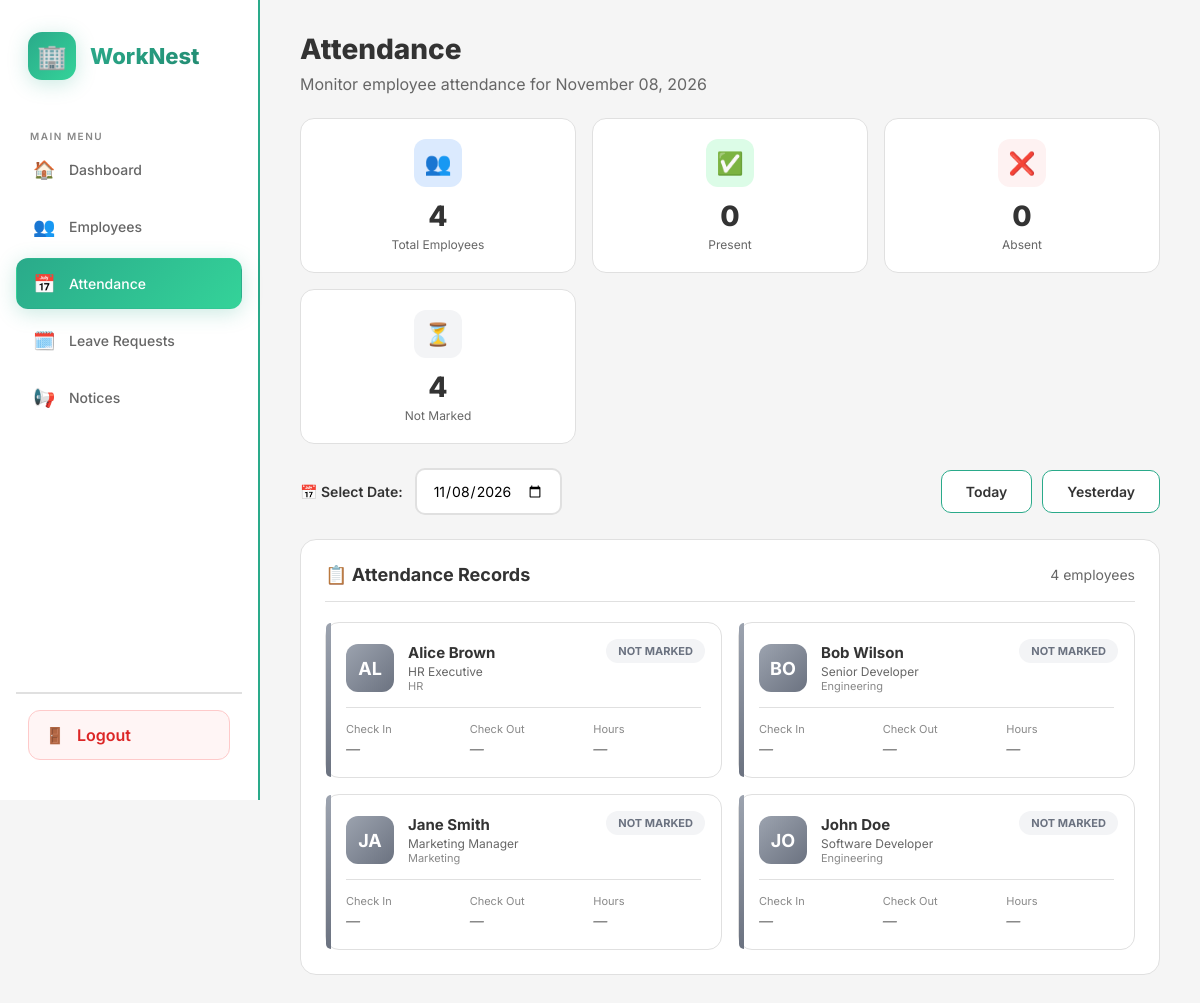
/admin/attendance/attendance.php (signed in), run on the app's committed database.
### tables this page shows
CREATE TABLE `users` (
    `id` INT(11) UNSIGNED NOT NULL AUTO_INCREMENT,
    `username` VARCHAR(100) NOT NULL,
    `email` VARCHAR(255) NOT NULL,
    `password` VARCHAR(255) NOT NULL,
    `role` ENUM('admin', 'employee') NOT NULL DEFAULT 'employee',
    `department` VARCHAR(100) DEFAULT NULL,
    `position` VARCHAR(100) DEFAULT NULL,
    `status` ENUM('active', 'inactive') NOT NULL DEFAULT 'active',
    `phone` VARCHAR(20) DEFAULT NULL,
    `address` TEXT DEFAULT NULL,
    `profile_image` VARCHAR(255) DEFAULT NULL,
    `date_of_joining` DATE DEFAULT NULL,
    `created_at` TIMESTAMP NOT NULL DEFAULT CURRENT_TIMESTAMP,
    `updated_at` TIMESTAMP NOT NULL DEFAULT CURRENT_TIMESTAMP ON UPDATE CURRENT_TIMESTAMP,
    PRIMARY KEY (`id`),
    UNIQUE KEY `unique_email` (`email`),
    INDEX `idx_users_role` (`role`),
    INDEX `idx_users_status` (`status`),
    INDEX `idx_users_department` (`department`)
);

### admin/attendance/attendance.php (the view, shortened to what this page needs)
<?php
$pdo = getPDO();
$selectedDate = $_GET['date'] ?? date('Y-m-d');
$stmt = $pdo->prepare("SELECT id, username, email, department, position FROM users WHERE role = 'employee' ORDER BY username");
$stmt->execute();
$employees = $stmt->fetchAll(PDO::FETCH_ASSOC);
$attendanceLookup = [];
$stmt = $pdo->prepare("
    SELECT
        COUNT(CASE WHEN status IN ('present', 'early') THEN 1 END) as present_count,
        COUNT(CASE WHEN status = 'absent' THEN 1 END) as absent_count,
        COUNT(CASE WHEN status = 'late' THEN 1 END) as late_count,
        COUNT(CASE WHEN status = 'halfday' THEN 1 END) as halfday_count,
        COUNT(*) as total_count
    FROM attendance
    WHERE attendance_date = ?
");
$stmt->execute([$selectedDate]);
$stats = $stmt->fetch();
$presentCount = (int)($stats['present_count'] ?? 0) + (int)($stats['late_count'] ?? 0) + (int)($stats['halfday_count'] ?? 0);
$absentCount = (int)($stats['absent_count'] ?? 0);
$totalEmployees = count($employees);
$notMarked = $totalEmployees - ($presentCount + $absentCount);
?>
<!DOCTYPE html>
<html lang="en">
<head>
</head>
<body>
<div class="wrapper">
    <aside class="sidebar" id="sidebar">
        <div class="sidebar-brand">
            <div class="logo-icon">🏢</div>
            <h2>WorkNest</h2>
        </div>
        <nav class="menu">
            <span class="menu-label">Main Menu</span>
            <a href="../dashboard.php"><span class="icon">🏠</span> Dashboard</a>
            <a href="../employee/employee.php"><span class="icon">👥</span> Employees</a>
            <a href="attendance.php" class="active"><span class="icon">📅</span> Attendance</a>
            <a href="../leave/leave.php"><span class="icon">🗓️</span> Leave Requests</a>
            <a href="../notice/notices.php"><span class="icon">📢</span> Notices</a>
        </nav>
        <div class="sidebar-footer">
            <a href="../../logout.php"><span class="icon">🚪</span> Logout</a>
        </div>
    </aside>
    <main class="main">
        <div class="top-bar">
            <h1 class="page-title">Attendance</h1>
        </div>
        <p class="subtitle">Monitor employee attendance for <?= date('F d, Y', strtotime($selectedDate)); ?></p>
        <div class="stats-grid">
            <div class="stat-card">
                <div class="stat-icon total">👥</div>
                <div class="count"><?= $totalEmployees; ?></div>
                <div class="label">Total Employees</div>
            </div>
            <div class="stat-card">
                <div class="stat-icon present">✅</div>
                <div class="count"><?= $presentCount; ?></div>
                <div class="label">Present</div>
            </div>
            <div class="stat-card">
                <div class="stat-icon absent">❌</div>
                <div class="count"><?= $absentCount; ?></div>
                <div class="label">Absent</div>
            </div>
            <div class="stat-card">
                <div class="stat-icon pending">⏳</div>
                <div class="count"><?= $notMarked; ?></div>
                <div class="label">Not Marked</div>
            </div>
        </div>
        <div class="filter-bar">
            <form class="date-picker" method="GET">
                <label>📅 Select Date:</label>
                <input type="date" name="date" value="<?= $selectedDate; ?>" max="<?= date('Y-m-d'); ?>" onchange="this.form.submit()">
            </form>
            <div style="display: flex; gap: 10px;">
                <a href="?date=<?= date('Y-m-d'); ?>" class="btn btn-secondary">Today</a>
                <a href="?date=<?= date('Y-m-d', strtotime('-1 day')); ?>" class="btn btn-secondary">Yesterday</a>
            </div>
        </div>
        <div class="card">
            <div class="card-header">
                <h2>📋 Attendance Records</h2>
                <span style="font-size: 14px; color: var(--text-muted);"><?= count($employees); ?> employees</span>
            </div>
            <?php if (empty($employees)): ?>
                <div class="empty-state">
                    <div class="icon">👥</div>
                    <h3>No Employees</h3>
                    <p>Add employees to track attendance.</p>
                </div>
            <?php else: ?>
                <div class="attendance-grid">
                    <?php foreach ($employees as $emp): ?>
                        <?php
                        $record = $attendanceLookup[$emp['id']] ?? null;
                        $status = $record['status'] ?? 'not-marked';
                        $checkIn = $record['check_in'] ?? null;
                        $checkOut = $record['check_out'] ?? null;
                        ?>
                        <div class="attendance-card <?= $status; ?>">
                            <span class="attendance-status <?= $status; ?>">
                                <?= $status === 'not-marked' ? 'Not Marked' : ucfirst($status); ?>
                            </span>
                            <div class="employee-header">
                                <div class="employee-avatar">
                                    <?= strtoupper(substr($emp['username'], 0, 2)); ?>
                                </div>
                                <div class="employee-details">
                                    <div class="name"><?= htmlspecialchars($emp['username']); ?></div>
                                    <div class="position"><?= htmlspecialchars($emp['position'] ?: 'No Position'); ?></div>
                                    <div class="department"><?= htmlspecialchars($emp['department'] ?: 'No Department'); ?></div>
                                </div>
                            </div>
                            <div class="attendance-times">
                                <div class="time-item">
                                    <div class="label">Check In</div>
                                    <div class="value <?= $checkIn ? '' : 'empty'; ?>">
                                        <?= $checkIn ? date('h:i A', strtotime($checkIn)) : '—'; ?>
                                    </div>
                                </div>
                                <div class="time-item">
                                    <div class="label">Check Out</div>
                                    <div class="value <?= $checkOut ? '' : 'empty'; ?>">
                                        <?= $checkOut ? date('h:i A', strtotime($checkOut)) : '—'; ?>
                                    </div>
                                </div>
                                <div class="time-item">
                                    <div class="label">Hours</div>
                                    <div class="value <?= ($checkIn && $checkOut) ? '' : 'empty'; ?>">
                                        <?php
                                        if ($checkIn && $checkOut) {
                                            $diff = strtotime($checkOut) - strtotime($checkIn);
                                            $hours = floor($diff / 3600);
                                            $mins = floor(($diff % 3600) / 60);
                                            echo $hours . 'h ' . $mins . 'm';
                                        } else {
                                            echo '—';
                                        }
                                        ?>
                                    </div>
                                </div>
                            </div>
                        </div>
                    <?php endforeach; ?>
                </div>
            <?php endif; ?>
        </div>
    </main>
</div>
</body>
</html>

### data on the page
users: username "AL", username "Alice Brown", position "HR Executive", department "HR"
users: username "BO", username "Bob Wilson", position "Senior Developer", department "Engineering"
users: username "JA", username "Jane Smith", position "Marketing Manager", department "Marketing"
users: username "JO", username "John Doe", position "Software Developer", department "Engineering"

### other printed values
$totalEmployees "4"
$presentCount "0"
$absentCount "0"
$notMarked "4"
count($employees) "4"
